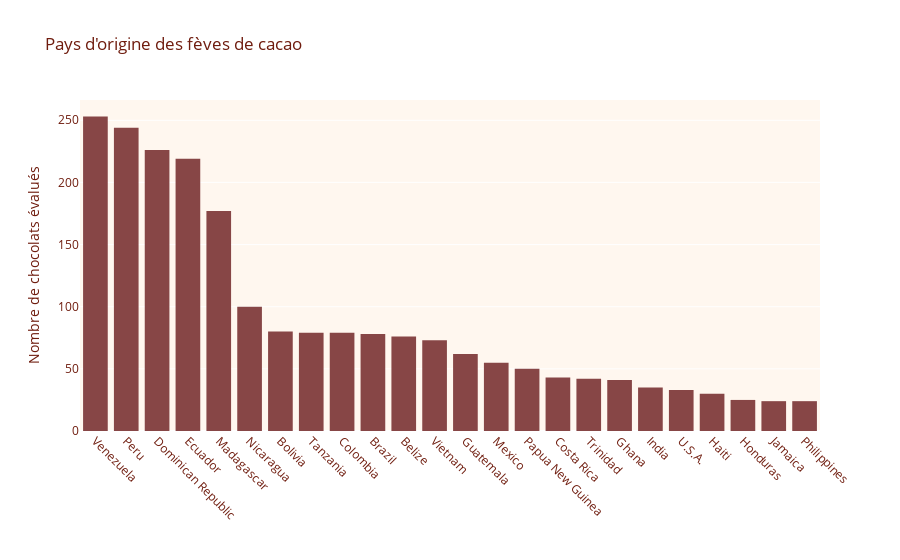

Write notebook code for a chart like this one.
### Markdown cell above
### diagramme en barre

### Code cell
databis = data.copy()
#Selectionner les pays avec plus de 20 chocolats
databis['country_of_bean_origin'] = databis['country_of_bean_origin'].apply(lambda x: x if databis['country_of_bean_origin'].value_counts()[x] > 20 else 'Blend')
#Enlever "Blend"
fig = px.histogram(databis[databis['country_of_bean_origin'] != 'Blend'], x='country_of_bean_origin', 
                   color_discrete_sequence=palette, title="Pays d'origine des fèves de cacao")
fig.update_xaxes(categoryorder='total descending', tickangle=45)
fig.update_layout(xaxis_title='', yaxis_title='Nombre de chocolats évalués')
fig.update_layout(plot_bgcolor=background_color, font_color=text_color)
fig.update_traces(marker=dict(color=palette[0]))
fig.show()

### Figure 1 — Plotly figure (JSON) as saved in the notebook; plotly's stock layout.template omitted (floating-point values rounded to 4 significant figures; data arrays with more than 128 entries replaced by an {"elided": "..."} marker saying what was removed)
{"data": [{"alignmentgroup": "True", "bingroup": "x", "hovertemplate": "country_of_bean_origin=%{x}<br>count=%{y}<extra></extra>", "legendgroup": "", "marker": {"color": "#874646", "pattern": {"shape": ""}}, "name": "", "offsetgroup": "", "orientation": "v", "showlegend": false, "type": "histogram", "x": {"elided": "2148 str values"}, "xaxis": "x", "yaxis": "y"}], "layout": {"barmode": "relative", "font": {"color": "#6f1c0e"}, "legend": {"tracegroupgap": 0}, "plot_bgcolor": "#fff7ef", "title": {"text": "Pays d'origine des fèves de cacao"}, "xaxis": {"anchor": "y", "categoryorder": "total descending", "domain": [0, 1], "tickangle": 45, "title": {"text": ""}}, "yaxis": {"anchor": "x", "domain": [0, 1], "title": {"text": "Nombre de chocolats évalués"}}}}
